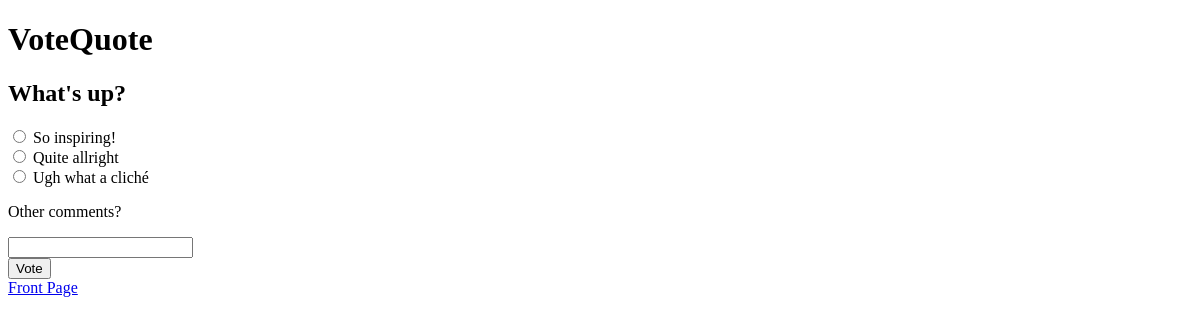
Page /1/ on the earlier database version.
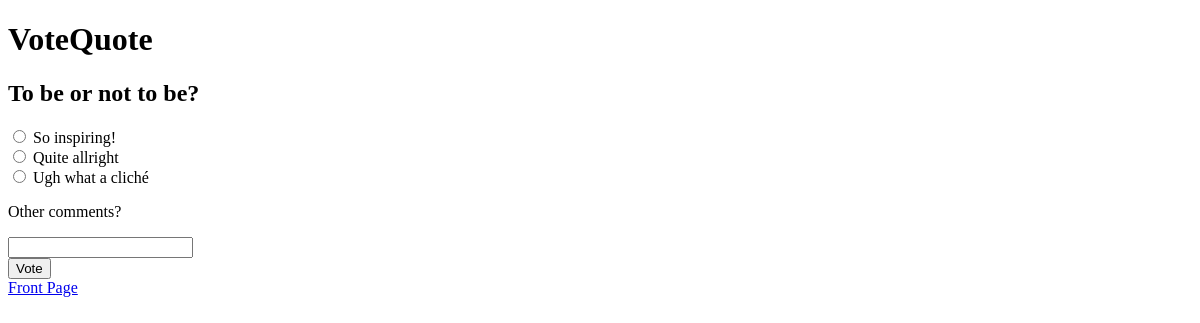
Same page on the later database version.
### quotes/models.py (models this page shows, shortened)
class Question(models.Model):
    question_text = models.CharField(max_length=200)
    pub_date = models.DateTimeField(auto_now_add=True)

### quotes/views.py (the view)
# urls.py: path('<int:question_id>/', views.detail, name='detail'),
@csrf_exempt
def detail(request, question_id):
    question = get_object_or_404(Question, pk=question_id)
    return render(request, 'quotes/detail.html', {'question': question})

### quotes/templates/quotes/detail.html (shortened to what this page needs)
<!DOCTYPE html>
<html lang="en">
  <head>
  </head>
  <body>
    <main>
      <h1>VoteQuote</h1>
      <h2>{{ question.question_text }}</h2>
    </main>
    <form action="{% url 'quotes:vote' question.id %}" method="post">
      {% for choice in question.choice_set.all %}
        <input type="radio" name="choice" id="choice{{ forloop.counter }}" value="{{ choice.id }}">
        <label for="choice{{ forloop.counter }}">{{ choice.choice_text }}</label><br>
      {% endfor %}
      <p>Other comments?</p>
      <input type="text" id="comment" name="comment"><br>
      <input type="submit" value="Vote">
    </form>
    <a href="{% url 'quotes:index' %}">Front Page</a>
  </body>
</html>

Differences in the rows shown:
changed Question: question_text "What's up?" → "To be or not to be?"
